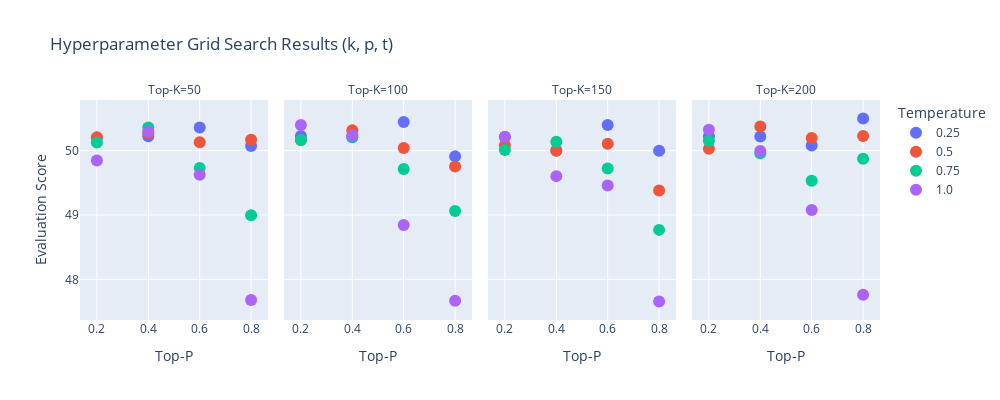

The code cell stored with this chart in its notebook:
### Code cell
fig = px.scatter(
    df,
    x="top_p",
    y="score",
    color="temperature",
    facet_col="top_k",
    color_continuous_scale="Viridis",
    title="Hyperparameter Grid Search Results (k, p, t)",
    labels={
        "top_k": "Top-K",
        "top_p": "Top-P",
        "score": "Evaluation Score",
        "temperature": "Temperature"
    }
)

fig.update_traces(marker=dict(size=12))
fig.update_layout(height=400, width=1000)
fig.show()

### Figure 1 — Plotly figure (JSON) as saved in the notebook; plotly's stock layout.template omitted (floating-point values rounded to 4 significant figures)
{"data": [{"hovertemplate": "Temperature=0.25<br>Top-K=50<br>Top-P=%{x}<br>Evaluation Score=%{y}<extra></extra>", "legendgroup": "0.25", "marker": {"color": "#636efa", "size": 12, "symbol": "circle"}, "mode": "markers", "name": "0.25", "orientation": "v", "showlegend": true, "type": "scatter", "x": [0.2, 0.4, 0.6, 0.8], "xaxis": "x", "y": [50.2, 50.22, 50.36, 50.07], "yaxis": "y"}, {"hovertemplate": "Temperature=0.25<br>Top-K=100<br>Top-P=%{x}<br>Evaluation Score=%{y}<extra></extra>", "legendgroup": "0.25", "marker": {"color": "#636efa", "size": 12, "symbol": "circle"}, "mode": "markers", "name": "0.25", "orientation": "v", "showlegend": false, "type": "scatter", "x": [0.2, 0.4, 0.6, 0.8], "xaxis": "x2", "y": [50.23, 50.21, 50.45, 49.91], "yaxis": "y2"}, {"hovertemplate": "Temperature=0.25<br>Top-K=150<br>Top-P=%{x}<br>Evaluation Score=%{y}<extra></extra>", "legendgroup": "0.25", "marker": {"color": "#636efa", "size": 12, "symbol": "circle"}, "mode": "markers", "name": "0.25", "orientation": "v", "showlegend": false, "type": "scatter", "x": [0.2, 0.4, 0.6, 0.8], "xaxis": "x3", "y": [50.21, 50.0, 50.4, 50.0], "yaxis": "y3"}, {"hovertemplate": "Temperature=0.25<br>Top-K=200<br>Top-P=%{x}<br>Evaluation Score=%{y}<extra></extra>", "legendgroup": "0.25", "marker": {"color": "#636efa", "size": 12, "symbol": "circle"}, "mode": "markers", "name": "0.25", "orientation": "v", "showlegend": false, "type": "scatter", "x": [0.2, 0.4, 0.6, 0.8], "xaxis": "x4", "y": [50.22, 50.22, 50.08, 50.5], "yaxis": "y4"}, {"hovertemplate": "Temperature=0.5<br>Top-K=50<br>Top-P=%{x}<br>Evaluation Score=%{y}<extra></extra>", "legendgroup": "0.5", "marker": {"color": "#EF553B", "size": 12, "symbol": "circle"}, "mode": "markers", "name": "0.5", "orientation": "v", "showlegend": true, "type": "scatter", "x": [0.2, 0.4, 0.6, 0.8], "xaxis": "x", "y": [50.21, 50.27, 50.13, 50.17], "yaxis": "y"}, {"hovertemplate": "Temperature=0.5<br>Top-K=100<br>Top-P=%{x}<br>Evaluation Score=%{y}<extra></extra>", "legendgroup": "0.5", "marker": {"color": "#EF553B", "size": 12, "symbol": "circle"}, "mode": "markers", "name": "0.5", "orientation": "v", "showlegend": false, "type": "scatter", "x": [0.2, 0.4, 0.6, 0.8], "xaxis": "x2", "y": [50.16, 50.32, 50.04, 49.75], "yaxis": "y2"}, {"hovertemplate": "Temperature=0.5<br>Top-K=150<br>Top-P=%{x}<br>Evaluation Score=%{y}<extra></extra>", "legendgroup": "0.5", "marker": {"color": "#EF553B", "size": 12, "symbol": "circle"}, "mode": "markers", "name": "0.5", "orientation": "v", "showlegend": false, "type": "scatter", "x": [0.2, 0.4, 0.6, 0.8], "xaxis": "x3", "y": [50.08, 50.0, 50.11, 49.38], "yaxis": "y3"}, {"hovertemplate": "Temperature=0.5<br>Top-K=200<br>Top-P=%{x}<br>Evaluation Score=%{y}<extra></extra>", "legendgroup": "0.5", "marker": {"color": "#EF553B", "size": 12, "symbol": "circle"}, "mode": "markers", "name": "0.5", "orientation": "v", "showlegend": false, "type": "scatter", "x": [0.2, 0.4, 0.6, 0.8], "xaxis": "x4", "y": [50.03, 50.38, 50.2, 50.23], "yaxis": "y4"}, {"hovertemplate": "Temperature=0.75<br>Top-K=50<br>Top-P=%{x}<br>Evaluation Score=%{y}<extra></extra>", "legendgroup": "0.75", "marker": {"color": "#00cc96", "size": 12, "symbol": "circle"}, "mode": "markers", "name": "0.75", "orientation": "v", "showlegend": true, "type": "scatter", "x": [0.2, 0.4, 0.6, 0.8], "xaxis": "x", "y": [50.13, 50.36, 49.73, 49.0], "yaxis": "y"}, {"hovertemplate": "Temperature=0.75<br>Top-K=100<br>Top-P=%{x}<br>Evaluation Score=%{y}<extra></extra>", "legendgroup": "0.75", "marker": {"color": "#00cc96", "size": 12, "symbol": "circle"}, "mode": "markers", "name": "0.75", "orientation": "v", "showlegend": false, "type": "scatter", "x": [0.2, 0.4, 0.6, 0.8], "xaxis": "x2", "y": [50.17, 50.22, 49.71, 49.06], "yaxis": "y2"}, {"hovertemplate": "Temperature=0.75<br>Top-K=150<br>Top-P=%{x}<br>Evaluation Score=%{y}<extra></extra>", "legendgroup": "0.75", "marker": {"color": "#00cc96", "size": 12, "symbol": "circle"}, "mode": "markers", "name": "0.75", "orientation": "v", "showlegend": false, "type": "scatter", "x": [0.2, 0.4, 0.6, 0.8], "xaxis": "x3", "y": [50.01, 50.14, 49.72, 48.77], "yaxis": "y3"}, {"hovertemplate": "Temperature=0.75<br>Top-K=200<br>Top-P=%{x}<br>Evaluation Score=%{y}<extra></extra>", "legendgroup": "0.75", "marker": {"color": "#00cc96", "size": 12, "symbol": "circle"}, "mode": "markers", "name": "0.75", "orientation": "v", "showlegend": false, "type": "scatter", "x": [0.2, 0.4, 0.6, 0.8], "xaxis": "x4", "y": [50.15, 49.96, 49.53, 49.88], "yaxis": "y4"}, {"hovertemplate": "Temperature=1.0<br>Top-K=50<br>Top-P=%{x}<br>Evaluation Score=%{y}<extra></extra>", "legendgroup": "1.0", "marker": {"color": "#ab63fa", "size": 12, "symbol": "circle"}, "mode": "markers", "name": "1.0", "orientation": "v", "showlegend": true, "type": "scatter", "x": [0.2, 0.4, 0.6, 0.8], "xaxis": "x", "y": [49.85, 50.3, 49.63, 47.68], "yaxis": "y"}, {"hovertemplate": "Temperature=1.0<br>Top-K=100<br>Top-P=%{x}<br>Evaluation Score=%{y}<extra></extra>", "legendgroup": "1.0", "marker": {"color": "#ab63fa", "size": 12, "symbol": "circle"}, "mode": "markers", "name": "1.0", "orientation": "v", "showlegend": false, "type": "scatter", "x": [0.2, 0.4, 0.6, 0.8], "xaxis": "x2", "y": [50.4, 50.24, 48.84, 47.67], "yaxis": "y2"}, {"hovertemplate": "Temperature=1.0<br>Top-K=150<br>Top-P=%{x}<br>Evaluation Score=%{y}<extra></extra>", "legendgroup": "1.0", "marker": {"color": "#ab63fa", "size": 12, "symbol": "circle"}, "mode": "markers", "name": "1.0", "orientation": "v", "showlegend": false, "type": "scatter", "x": [0.2, 0.4, 0.6, 0.8], "xaxis": "x3", "y": [50.22, 49.6, 49.46, 47.66], "yaxis": "y3"}, {"hovertemplate": "Temperature=1.0<br>Top-K=200<br>Top-P=%{x}<br>Evaluation Score=%{y}<extra></extra>", "legendgroup": "1.0", "marker": {"color": "#ab63fa", "size": 12, "symbol": "circle"}, "mode": "markers", "name": "1.0", "orientation": "v", "showlegend": false, "type": "scatter", "x": [0.2, 0.4, 0.6, 0.8], "xaxis": "x4", "y": [50.32, 49.99, 49.08, 47.76], "yaxis": "y4"}], "layout": {"annotations": [{"font": {}, "showarrow": false, "text": "Top-K=50", "x": 0.1175, "xanchor": "center", "xref": "paper", "y": 1, "yanchor": "bottom", "yref": "paper"}, {"font": {}, "showarrow": false, "text": "Top-K=100", "x": 0.3725, "xanchor": "center", "xref": "paper", "y": 1, "yanchor": "bottom", "yref": "paper"}, {"font": {}, "showarrow": false, "text": "Top-K=150", "x": 0.6275, "xanchor": "center", "xref": "paper", "y": 1, "yanchor": "bottom", "yref": "paper"}, {"font": {}, "showarrow": false, "text": "Top-K=200", "x": 0.8825, "xanchor": "center", "xref": "paper", "y": 1, "yanchor": "bottom", "yref": "paper"}], "height": 400, "legend": {"title": {"text": "Temperature"}, "tracegroupgap": 0}, "title": {"text": "Hyperparameter Grid Search Results (k, p, t)"}, "width": 1000, "xaxis": {"anchor": "y", "domain": [0, 0.235], "title": {"text": "Top-P"}}, "xaxis2": {"anchor": "y2", "domain": [0.255, 0.49], "matches": "x", "title": {"text": "Top-P"}}, "xaxis3": {"anchor": "y3", "domain": [0.51, 0.745], "matches": "x", "title": {"text": "Top-P"}}, "xaxis4": {"anchor": "y4", "domain": [0.765, 1.0], "matches": "x", "title": {"text": "Top-P"}}, "yaxis": {"anchor": "x", "domain": [0, 1], "title": {"text": "Evaluation Score"}}, "yaxis2": {"anchor": "x2", "domain": [0, 1], "matches": "y", "showticklabels": false}, "yaxis3": {"anchor": "x3", "domain": [0, 1], "matches": "y", "showticklabels": false}, "yaxis4": {"anchor": "x4", "domain": [0, 1], "matches": "y", "showticklabels": false}}}
